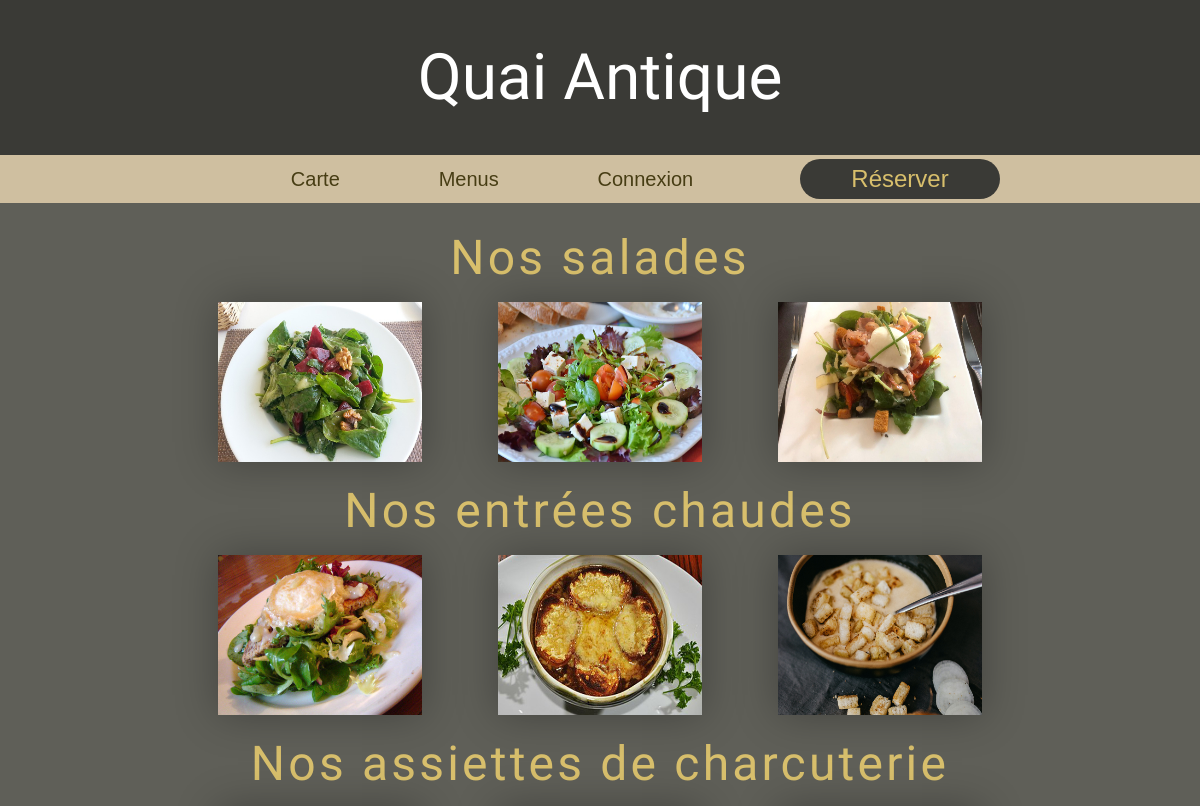
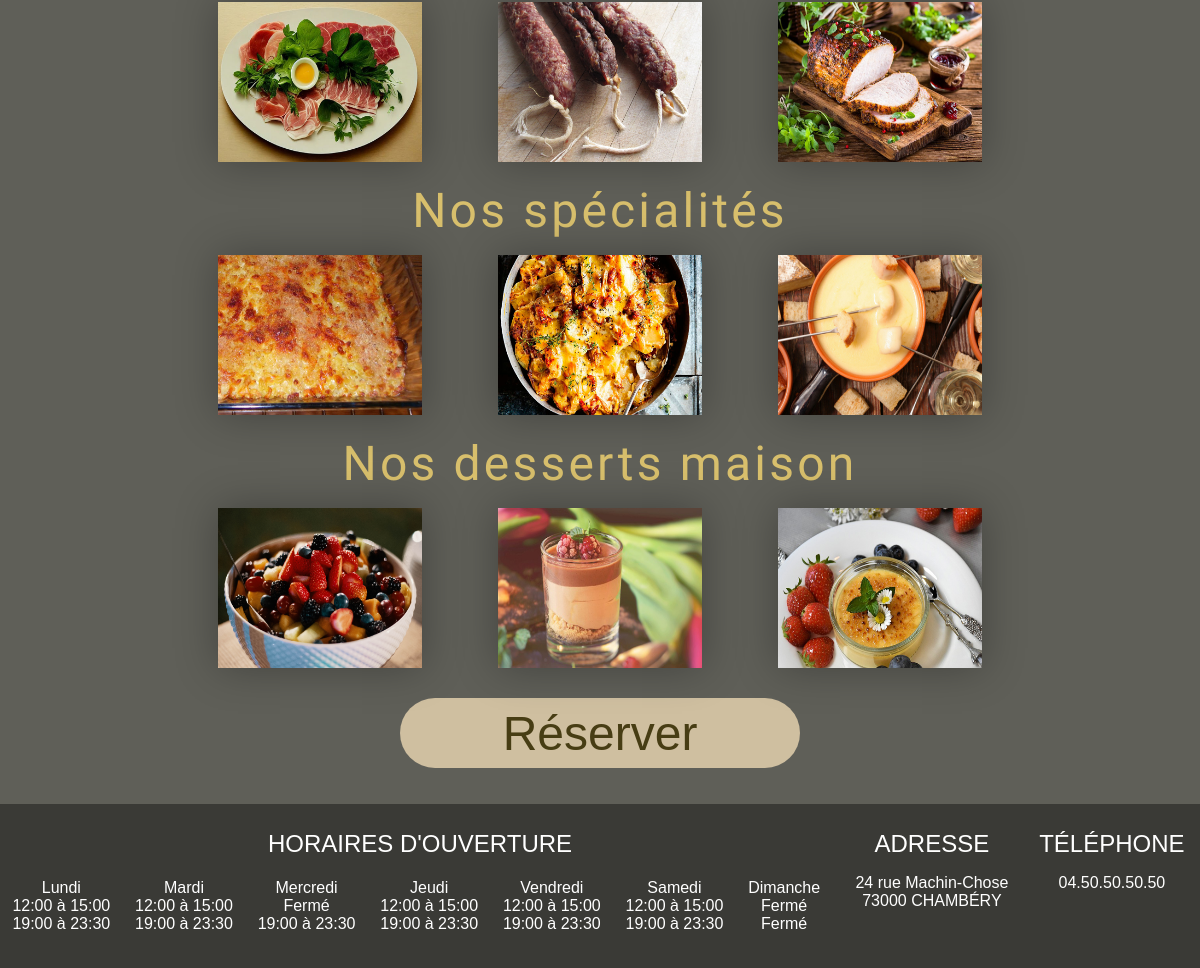
The page / on the database its author committed (2 pictures, top to bottom).
### tables this page shows
CREATE TABLE opening_hours (
    id_day TINYINT(1) NOT NULL PRIMARY KEY,
    day VARCHAR(50) NOT NULL,
    noon_start TIME NOT NULL DEFAULT '00:00:00',
    noon_end TIME NOT NULL DEFAULT '00:00:00',
    evening_start TIME NOT NULL DEFAULT '00:00:00',
    evening_end TIME NOT NULL DEFAULT '00:00:00'
);

### php/hours_print.php (the view)
<?php
    foreach ($db->query('SELECT id_day, day, time_format(noon_start, "%H:%i"), time_format(noon_end, "%H:%i"), time_format(evening_start, "%H:%i"), time_format(evening_end, "%H:%i") FROM opening_hours ORDER BY id_day') as $hour) {
        $hour_noon_start = $hour['time_format(noon_start, "%H:%i")'];
        $hour_noon_end = $hour['time_format(noon_end, "%H:%i")'];
        $hour_evening_start = $hour['time_format(evening_start, "%H:%i")'];
        $hour_evening_end = $hour['time_format(evening_end, "%H:%i")'];
        echo '<div>';
            echo '<div class="hours">';
                echo '<p>'.$hour['day'].'</p>';
                if ($hour_noon_start == '00:00' && $hour_noon_end == '00:00') {
                    echo '<p>Fermé</p>';
                } else {
                    echo '<p>'.$hour_noon_start.' à '.$hour_noon_end.'</p>';
                };
                if ($hour_evening_start == '00:00' && $hour_evening_end == '00:00') {
                    echo '<p>Fermé</p>';
                } else {
                    echo '<p>'.$hour_evening_start.' à '.$hour_evening_end.'</p>';
                };
            echo '</div>';
        echo '</div>';
        echo '<br>';
    };
?>

### style.css (style rules this page uses)
* { margin: 0; padding: 0; font-family: Helvetica, Arial, sans-serif; font-weight: 400; }
body { min-height: 100vh; background-color:#5F5F58; overflow-x:hidden; }
html, body, .flexCol { display: flex; flex-direction: column; justify-content: center; align-items: center; }
.hours { margin: 5px; }
h4, h5, p, label, .txtWhite { color:white; }

### rows shown on the page
opening_hours: day "Lundi", hour_noon_start "12:00", hour_noon_end "15:00", hour_evening_start "19:00", hour_evening_end "23:30"
opening_hours: day "Mardi", hour_noon_start "12:00", hour_noon_end "15:00", hour_evening_start "19:00", hour_evening_end "23:30"
opening_hours: day "Mercredi", shows "Fermé", hour_evening_start "19:00", hour_evening_end "23:30"
opening_hours: day "Jeudi", hour_noon_start "12:00", hour_noon_end "15:00", hour_evening_start "19:00", hour_evening_end "23:30"
opening_hours: day "Vendredi", hour_noon_start "12:00", hour_noon_end "15:00", hour_evening_start "19:00", hour_evening_end "23:30"
opening_hours: day "Samedi", hour_noon_start "12:00", hour_noon_end "15:00", hour_evening_start "19:00", hour_evening_end "23:30"
opening_hours: day "Dimanche", shows "Fermé"
